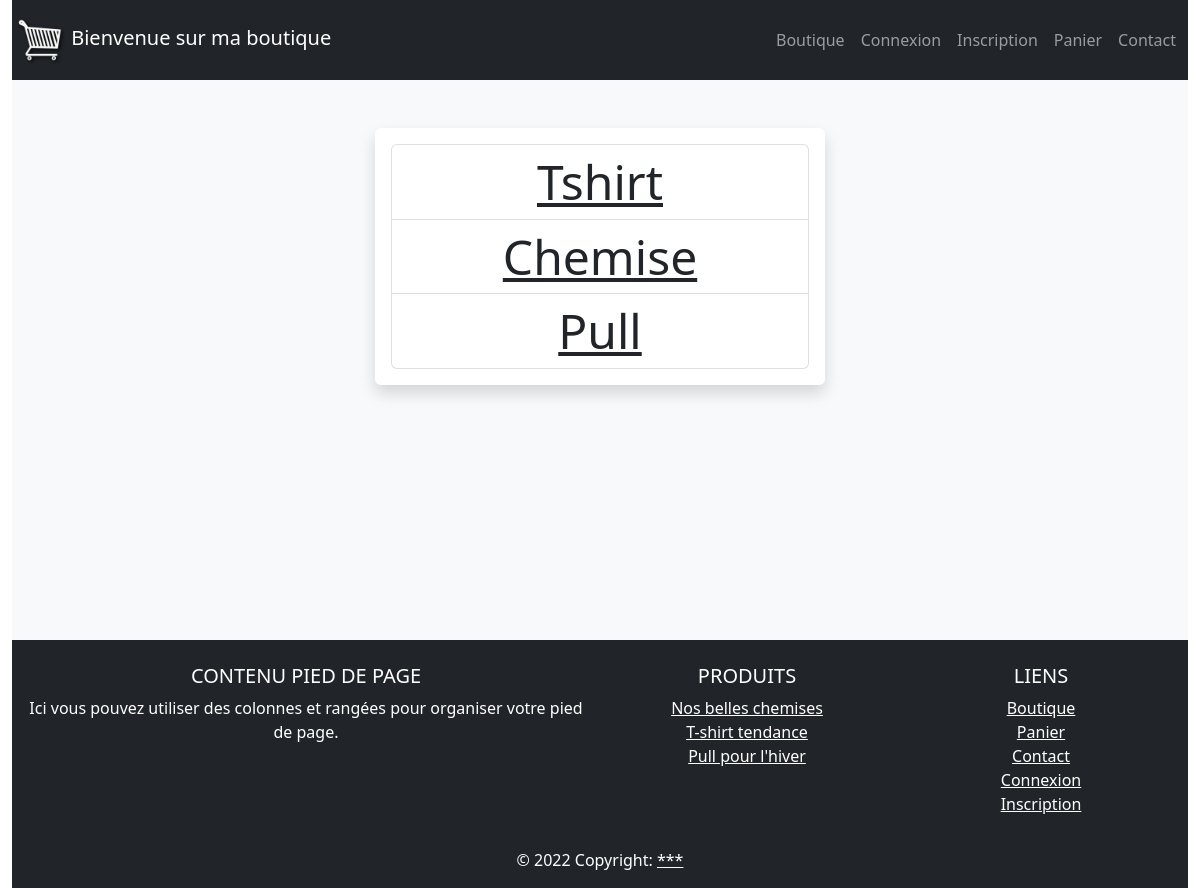
Before: /?categorie=t-shirt with the older database file.
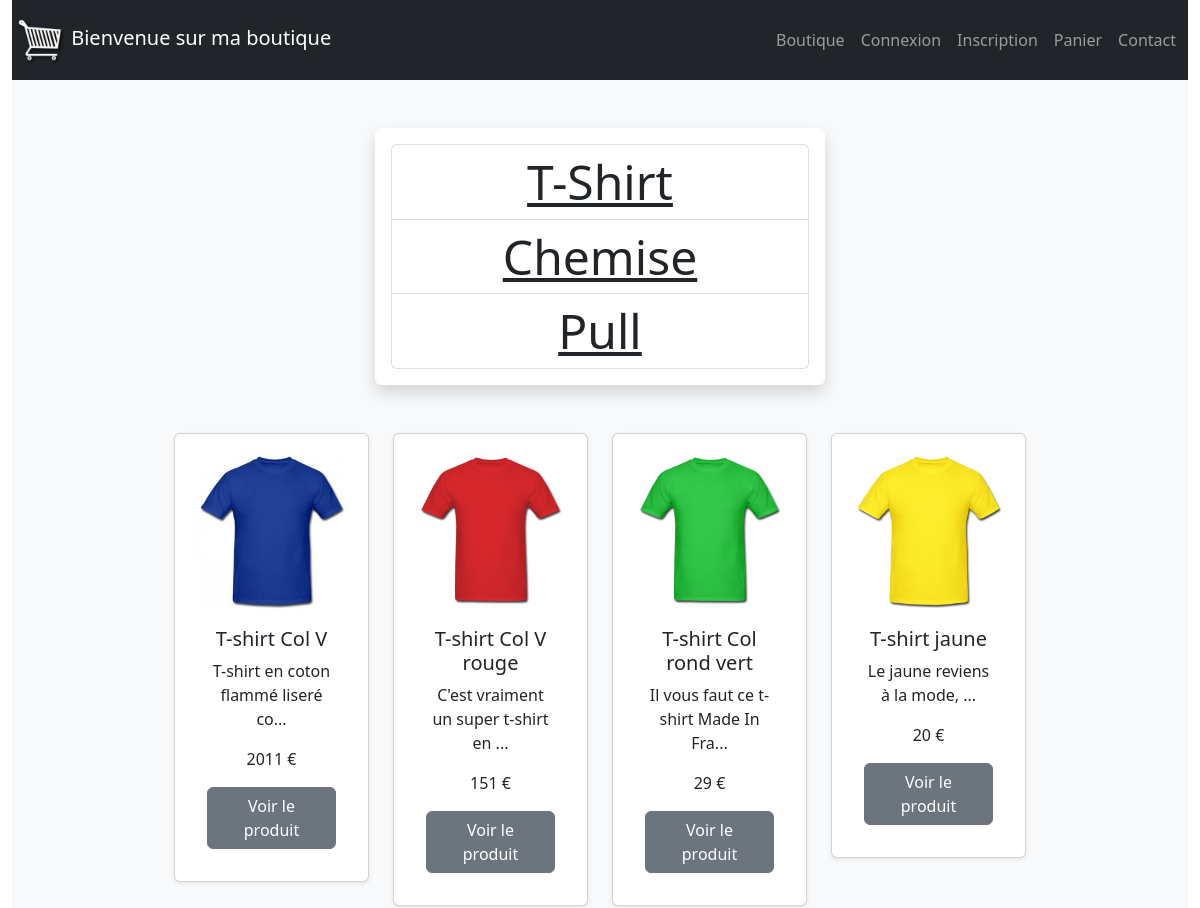
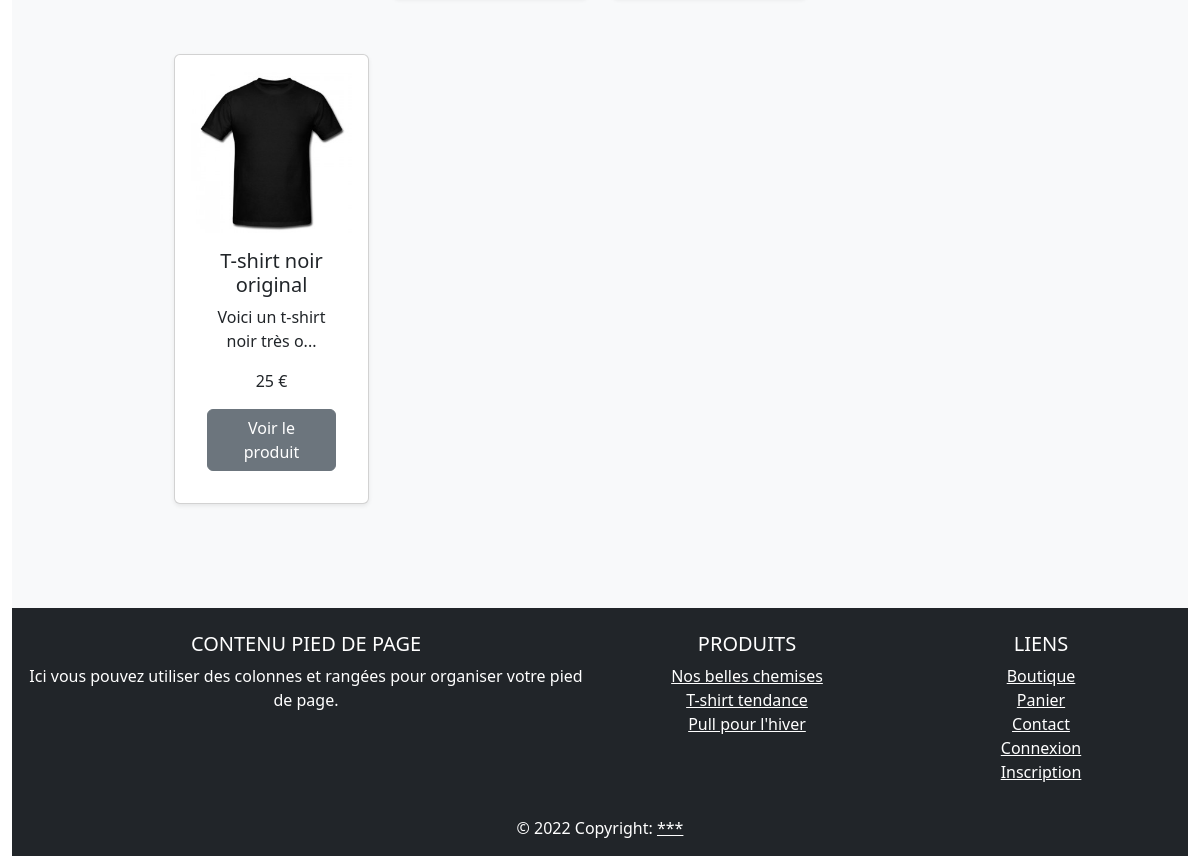
After: the same page with the newer database file (2 pictures, top to bottom).
### tables this page shows
CREATE TABLE `produit` (
  `id_produit` int(3) NOT NULL,
  `reference` varchar(20) NOT NULL,
  `categorie` varchar(20) NOT NULL,
  `titre` varchar(100) NOT NULL,
  `description` text NOT NULL,
  `couleur` varchar(20) NOT NULL,
  `taille` varchar(5) NOT NULL,
  `public` enum('m','f','mixte') NOT NULL,
  `photo` varchar(250) NOT NULL,
  `prix` int(3) NOT NULL,
  `stock` int(3) NOT NULL
);

### inc/init.php (called while the page is built, shortened)
<?php
$content = "";
?>

### index.php (the view)
<?php
    require_once("inc/init.php");
    $stmt = $pdo->query("SELECT DISTINCT(categorie) FROM produit");
    $content .= (!isset($_GET["categorie"])) ? "<h3 class='mb-5 text-center display-5 shadow p-1 mb-5 bg-body rounded'> Veuillez choisir une catégorie </h3>" : "";
    $content .= "<div class='w-100'> </div>";
    $content .= " <div class='col-md-6 col-12 mb-3 justify-content-center shadow p-3 mb-5 bg-body rounded'>";
    $content .= "<ul class='list-group text-center display-5'>";
    while($categorie = $stmt->fetch(PDO::FETCH_ASSOC)) {
       $content .= " <li class='list-group-item'> <a class='text-dark text-capitalize' href='?categorie=$categorie[categorie]'>  $categorie[categorie] </a> </li>";
    }
    $content .= "</ul>";
    $content .= "</div>";
    if($_GET && isset($_GET["categorie"])) {
        $categorieSelectionnee = $_GET["categorie"];
        $r = $pdo->query("SELECT * FROM produit WHERE categorie = '$categorieSelectionnee' ");
        $content .= "<div class='row col-md-12'>";
        while($produit = $r->fetch(PDO::FETCH_ASSOC)) {
            $content .= "<div class='col-md-6 col-lg-3 col-sm-12 pl-2 pr-2 pb-2'> <div class='card col-md-12 w-100 shadow-sm p-3 mb-5 bg-body rounded'>
            <a href='fiche_produit.php?idProduit=$produit[id_produit]' target='_blank'><img style='cursor:pointer' class='card-img-top' src='$produit[photo]' alt='$produit[titre]' title='$produit[description]'></a>
                <div class='card-body '>
                    <h5 class='text-center card-title'>$produit[titre]</h5>
                    <p class='text-center card-text'>" . substr($produit["description"], 0, 35) . "..." . "</p>
                    <p class='text-center card-text'>$produit[prix] €</p>
                    <a href='fiche_produit.php?idProduit=$produit[id_produit]' class='d-flex justify-content-center btn btn-secondary' target='_blank'>Voir le produit</a>
                </div>
            </div> </div>";
        }
        $content .= "</div>";
    }
    require_once("inc/header.php");
?>
<?php echo $content; ?>
<?php
    require_once("inc/footer.php");
?>

Changed rows visible on the page:
now on this page (row edited): produit: photo (picture), titre "T-shirt Col V", description "T-shirt en coton flammé liseré co", prix "2011"
now on this page (row edited): produit: photo (picture), titre "T-shirt Col V rouge", description "C'est vraiment un super t-shirt en", prix "151"
now on this page (row edited): produit: photo (picture), titre "T-shirt Col rond vert", description "Il vous faut ce t-shirt Made In Fra", prix "29"
now on this page (row edited): produit: photo (picture), titre "T-shirt jaune", description "Le jaune reviens à la mode,", prix "20"
now on this page (row edited): produit: photo (picture), titre "T-shirt noir original", description "Voici un t-shirt noir très o", prix "25"
Other visible differences:
new list line: "T-Shirt"
list line gone: "Tshirt"
